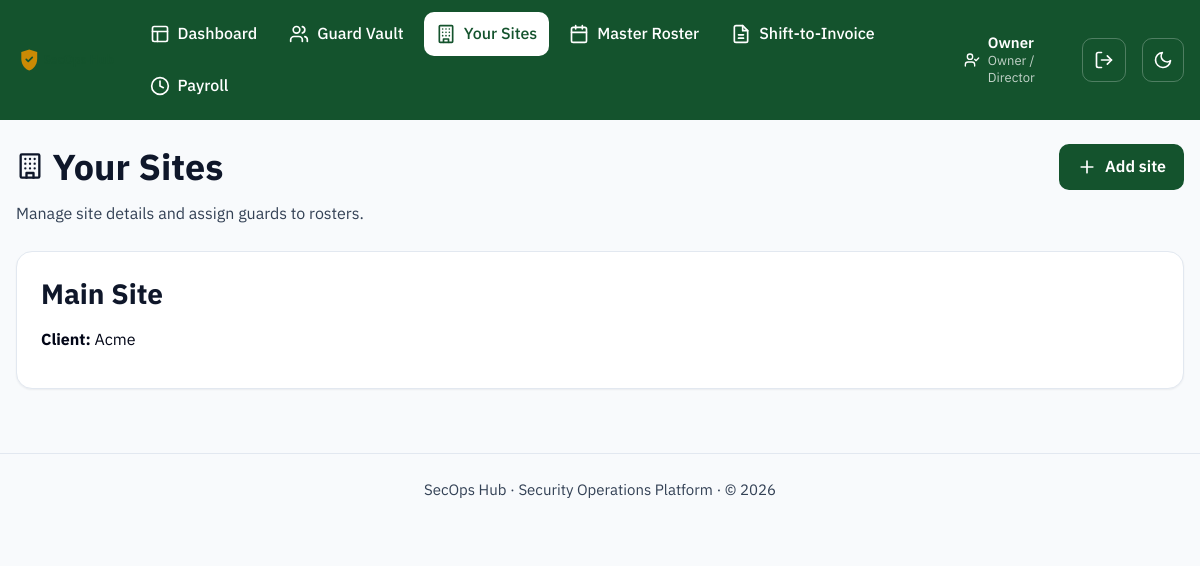
The page /sites/ (signed in) on the database its author committed.
### models.py (models this page shows, shortened)
class User(UserMixin, db.Model):
    __tablename__ = "users"
    id = db.Column(db.Integer, primary_key=True)
    name = db.Column(db.String(120), nullable=False)
    email = db.Column(db.String(120), unique=True, nullable=False)
    password_hash = db.Column(db.String(255), nullable=False)
    role = db.Column(db.String(30), nullable=False)
    language = db.Column(db.String(10), default="en", nullable=False)
    is_active_account = db.Column(db.Boolean, default=True, nullable=False)
    mfa_secret = db.Column(db.String(32))
    mfa_enabled = db.Column(db.Boolean, default=False, nullable=False)
    guard_id = db.Column(db.Integer, db.ForeignKey("guards.id"), nullable=True)
    created_at = db.Column(db.DateTime, default=datetime.utcnow)
    last_login_at = db.Column(db.DateTime)
    guard = db.relationship("Guard")
    @property
    def role_label(self):
        return ROLE_LABELS.get(self.role, self.role)
    @property
    def is_frontline(self):
        return self.role in FRONTLINE_ROLES

class Site(db.Model):
    __tablename__ = "sites"
    id = db.Column(db.Integer, primary_key=True)
    name = db.Column(db.String(120), nullable=False)
    client_name = db.Column(db.String(120), nullable=False)
    address = db.Column(db.String(255))
    site_manager = db.Column(db.String(120))
    pay_rate_default = db.Column(db.Numeric(8, 2), default=0)
    bill_rate_default = db.Column(db.Numeric(8, 2), default=0)
    billing_rate = db.Column(db.Numeric(8, 2), default=18.00, nullable=False)
    is_active = db.Column(db.Boolean, default=True, nullable=False)
    created_at = db.Column(db.DateTime, default=datetime.utcnow)
    shifts = db.relationship("Shift", back_populates="site")
    invoices = db.relationship("Invoice", back_populates="site")
    @property
    def uninvoiced_shifts(self):
        return [
            s
            for s in self.shifts
            if s.guard_id is not None
            and s.status == "completed"
            and s.invoice_id is None
            and s.approved_by_manager
        ]

### blueprints/sites.py (the view)
@sites_bp.route("/")
def list_sites():
    sites = Site.query.order_by(Site.name.asc()).all()
    return render_template("sites/list.html", sites=sites)

### blueprints/sites.py (called while the page is built)
@sites_bp.before_request
@login_required
def _restrict_to_site_management_roles():
    if current_user.role not in SITE_MANAGEMENT_ROLES:
        abort(403)

### i18n.py (called while the page is built, shortened)
def _load(lang):
    if lang in _cache:
        return _cache[lang]

def translate(key, lang=DEFAULT_LANGUAGE):
    strings = _load(lang)
    if key in strings:
        return strings[key]
    if lang != DEFAULT_LANGUAGE:
        return _load(DEFAULT_LANGUAGE).get(key, key)
    return key

### templates/sites/list.html (shortened to what this page needs)
{% extends "base.html" %}
{% from "_icons.html" import icon_building, icon_plus, icon_alert_triangle %}
{% block content %}
  <div class="page-header">
    <div>
      <h1>{{ icon_building("icon icon--lg") }} Your Sites</h1>
      <p class="page-header__meta">Manage site details and assign guards to rosters.</p>
    </div>
    <a class="btn btn-primary" href="{{ url_for('sites.new_site') }}">{{ icon_plus() }} Add site</a>
  </div>
  {% if sites %}
    <div class="grid-2">
      {% for site in sites %}
        <a class="card" href="{{ url_for('sites.detail', site_id=site.id) }}" style="text-decoration:none; color:inherit;">
          <div class="card__header">
            <h2 style="margin:0;">{{ site.name }}</h2>
          </div>
          <p><strong>Client:</strong> {{ site.client_name }}</p>
        </a>
      {% endfor %}
    </div>
  {% else %}
    <div class="card empty-state">
      {{ icon_building() }}
      <p>No sites yet. Add your first site to start building rosters.</p>
      <a class="btn btn-primary" href="{{ url_for('sites.new_site') }}">{{ icon_plus() }} Add site</a>
    </div>
  {% endif %}
{% endblock %}

### templates/base.html (shortened to what this page needs)
<!doctype html>
<html lang="en">
<head>
  <link rel="stylesheet" href="{{ url_for('static', filename='css/styles.css') }}">
</head>
<body class="{% block body_class %}{% endblock %}">
  {% from "_icons.html" import icon_shield, icon_layout, icon_users, icon_building, icon_invoice, icon_sun, icon_moon, icon_log_out, icon_user_check, icon_clock, icon_calendar %}
  <header class="app-header">
    <div class="app-header__inner">
      <a class="app-header__brand" href="{{ url_for('dashboard') }}">
        <img class="app-header__logo" src="{{ url_for('static', filename='img/logo.svg') }}" alt="SecOps Hub" height="28">
      </a>
      {% if current_user.is_authenticated %}
        <nav class="app-nav" aria-label="Primary">
          {% if not current_user.is_frontline %}
            <a href="{{ url_for('dashboard') }}" {% if request.endpoint == 'dashboard' %}aria-current="page"{% endif %}>
              {{ icon_layout() }} {{ t('nav.dashboard') }}
            </a>
          {% endif %}
          {% if current_user.role in ('owner', 'ops_manager', 'hr_compliance') %}
            <a href="{{ url_for('guards.list_guards') }}" {% if request.endpoint and request.endpoint.startswith('guards.') %}aria-current="page"{% endif %}>
              {{ icon_users() }} {{ t('nav.guards') }}
            </a>
          {% endif %}
          {% if current_user.role in ('owner', 'ops_manager', 'supervisor') %}
            <a href="{{ url_for('sites.list_sites') }}" {% if request.endpoint and request.endpoint.startswith('sites.') %}aria-current="page"{% endif %}>
              {{ icon_building() }} {{ t('nav.sites') }}
            </a>
            <a href="{{ url_for('roster.master') }}" {% if request.endpoint and request.endpoint.startswith('roster.') %}aria-current="page"{% endif %}>
              {{ icon_calendar() }} {{ t('nav.roster') }}
            </a>
          {% endif %}
          {% if current_user.role in ('owner', 'ops_manager') %}
            <a href="{{ url_for('invoices.list_invoices') }}" {% if request.endpoint and request.endpoint.startswith('invoices.') %}aria-current="page"{% endif %}>
              {{ icon_invoice() }} {{ t('nav.invoices') }}
            </a>
          {% endif %}
          {% if current_user.role in ('owner', 'hr_compliance') %}
            <a href="{{ url_for('payroll.overview') }}" {% if request.endpoint and request.endpoint.startswith('payroll.') %}aria-current="page"{% endif %}>
              {{ icon_clock() }} {{ t('nav.payroll') }}
            </a>
          {% endif %}
        </nav>
        <div class="app-header__session">
          <span class="app-header__user">
            {{ icon_user_check("icon icon--sm") }}
            <span>
              <strong>{{ current_user.name }}</strong>
              <small>{{ current_user.role_label }}</small>
            </span>
          </span>
          <form method="post" action="{{ url_for('auth.logout') }}">
            <button type="submit" class="theme-toggle" aria-label="{{ t('nav.logout') }}" title="{{ t('nav.logout') }}">
              {{ icon_log_out() }}
            </button>
          </form>
        </div>
      {% endif %}
      <button type="button" id="theme-toggle" class="theme-toggle" aria-pressed="false" aria-label="Switch to dark mode">
        {{ icon_moon("icon icon-moon") }}
      </button>
    </div>
  </header>
  <main id="main-content" class="app-main">
    {% with messages = get_flashed_messages(with_categories=true) %}
      {% if messages %}
          {% for category, message in messages %}
              {% if category == 'error' %}
                {% from "_icons.html" import icon_x_circle %}
              {% else %}
                {% from "_icons.html" import icon_check_circle %}
              {% endif %}
          {% endfor %}
      {% endif %}
    {% endwith %}
    {% block content %}{% endblock %}
  </main>
  <footer class="app-footer">
    <p>SecOps Hub &middot; Security Operations Platform &middot; &copy; {{ current_year }}</p>
  </footer>
</body>
</html>

### rows shown on the page
User: name "Owner", role_label "Owner / Director"
Site: name "Main Site", client_name "Acme"

### other values the page prints
{{ t('nav.dashboard') }} "Dashboard"
{{ t('nav.guards') }} "Guard Vault"
{{ t('nav.sites') }} "Your Sites"
{{ t('nav.roster') }} "Master Roster"
{{ t('nav.invoices') }} "Shift-to-Invoice"
{{ t('nav.payroll') }} "Payroll"
